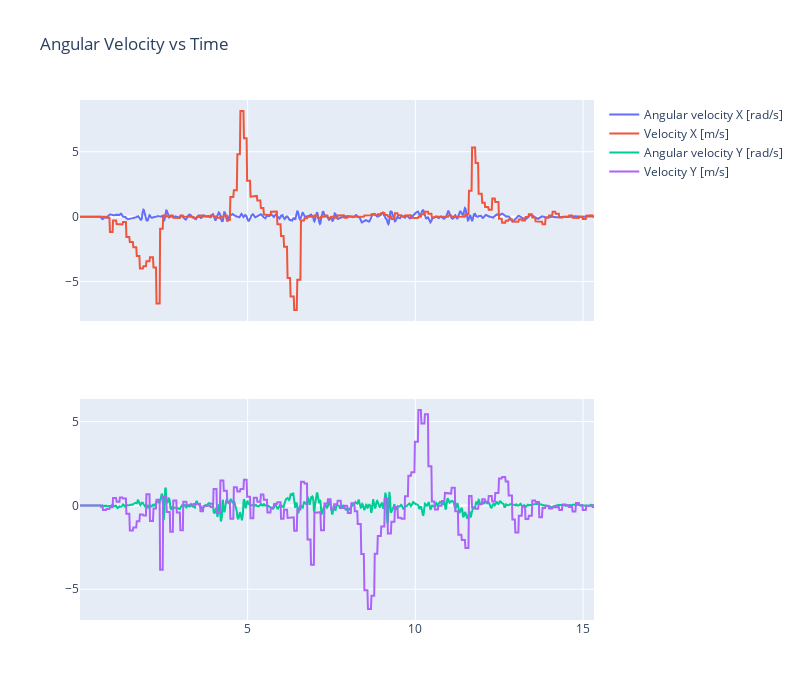

This figure's notebook cell:
### Markdown cell above
## Let's check the influence of omeage on optical flow

### Code cell
fig = make_subplots(rows=2, cols=1, shared_xaxes=True)

fig.add_trace(go.Scatter(x=times, y=np.deg2rad(angular_velocity[:,0]), mode='lines', name='Angular velocity X [rad/s]'), row=1, col=1)
fig.add_trace(go.Scatter(x=times, y=velocities[:,0], mode='lines', name='Velocity X [m/s]'), row=1, col=1)

fig.add_trace(go.Scatter(x=times, y=np.deg2rad(angular_velocity[:,1]), mode='lines', name='Angular velocity Y [rad/s]'), row=2, col=1)
fig.add_trace(go.Scatter(x=times, y=velocities[:,1], mode='lines', name='Velocity Y [m/s]'), row=2, col=1)

fig.update_layout(title='Angular Velocity vs Time', width=800, height=700)
fig.show()

### Figure 1 — Plotly figure (JSON) as saved in the notebook; plotly's stock layout.template omitted (floating-point values rounded to 4 significant figures; data arrays with more than 128 entries replaced by an {"elided": "..."} marker saying what was removed)
{"data": [{"mode": "lines", "name": "Angular velocity X [rad/s]", "type": "scatter", "x": {"elided": "1000 float values"}, "xaxis": "x", "y": {"elided": "1000 float values"}, "yaxis": "y"}, {"mode": "lines", "name": "Velocity X [m/s]", "type": "scatter", "x": {"elided": "1000 float values"}, "xaxis": "x", "y": {"elided": "1000 float values"}, "yaxis": "y"}, {"mode": "lines", "name": "Angular velocity Y [rad/s]", "type": "scatter", "x": {"elided": "1000 float values"}, "xaxis": "x2", "y": {"elided": "1000 float values"}, "yaxis": "y2"}, {"mode": "lines", "name": "Velocity Y [m/s]", "type": "scatter", "x": {"elided": "1000 float values"}, "xaxis": "x2", "y": {"elided": "1000 float values"}, "yaxis": "y2"}], "layout": {"height": 700, "title": {"text": "Angular Velocity vs Time"}, "width": 800, "xaxis": {"anchor": "y", "domain": [0, 1], "matches": "x2", "showticklabels": false}, "xaxis2": {"anchor": "y2", "domain": [0, 1]}, "yaxis": {"anchor": "x", "domain": [0.575, 1]}, "yaxis2": {"anchor": "x2", "domain": [0, 0.425]}}}
